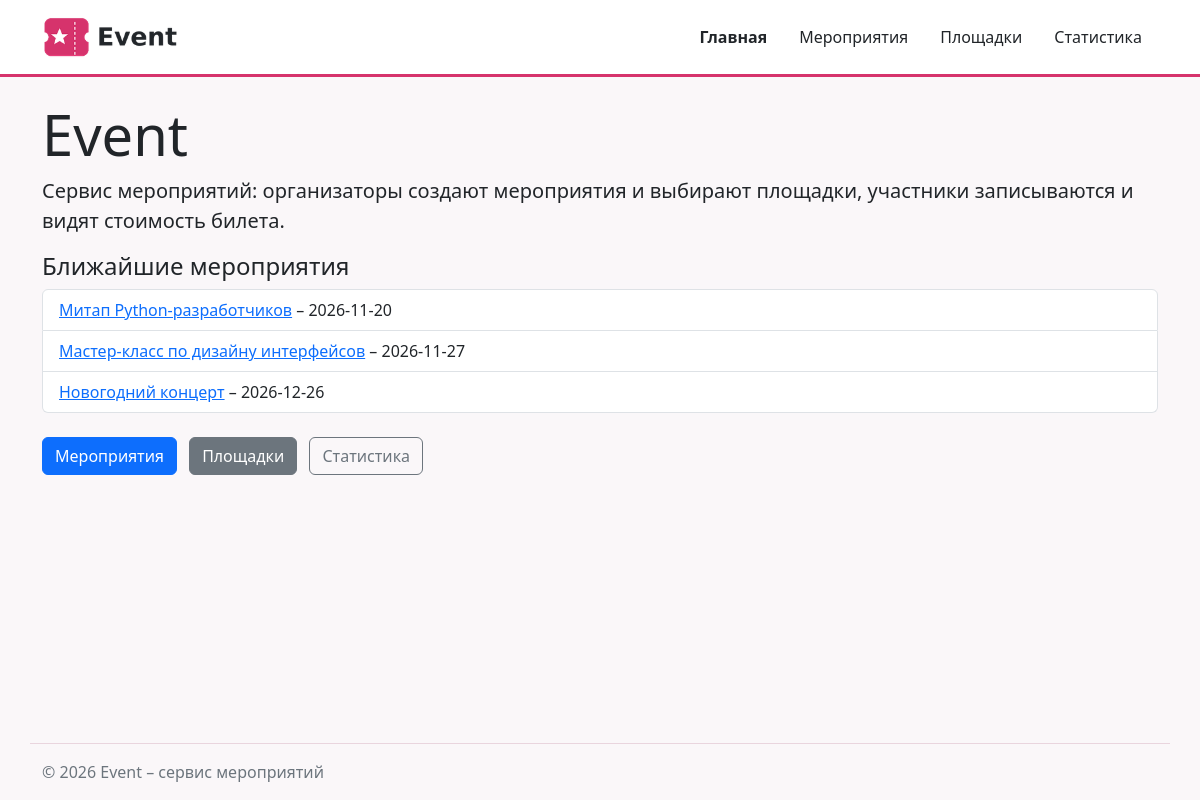
The page / on the database its author committed.
### homepage/views.py (the view)
# urls.py: path("", views.index, name="index"),
def index(request):
    context = {
        "upcoming_events": fetch_all(UPCOMING_EVENTS_SQL),
    }
    return render(request, "homepage/index.html", context)

### db/database.py (called while the page is built)
def get_connection(db_path: Path = DB_PATH) -> sqlite3.Connection:
    conn = sqlite3.connect(db_path)
    conn.row_factory = sqlite3.Row
    conn.execute("PRAGMA foreign_keys = ON")
    return conn

def fetch_all(query: str, params: tuple = ()) -> list:
    conn = get_connection()
    try:
        return conn.execute(query, params).fetchall()
    finally:
        conn.close()

### homepage/templates/homepage/index.html (shortened to what this page needs)
{% extends "base.html" %}
{% block content %}
  <h1 class="display-4">Event</h1>
  <p class="lead">
    Сервис мероприятий: организаторы создают мероприятия и выбирают
    площадки, участники записываются и видят стоимость билета.
  </p>
  <h2 class="h4">Ближайшие мероприятия</h2>
  <ul class="list-group mb-4">
    {% for event in upcoming_events %}
      <li class="list-group-item">
        <a href="{% url 'events:detail' event.id %}">{{ event.title }}</a>
        – {{ event.event_date }}
      </li>
    {% empty %}
      <li class="list-group-item">Запланированных мероприятий нет.</li>
    {% endfor %}
  </ul>
  <a href="{% url 'events:list' %}" class="btn btn-primary me-2">
    Мероприятия
  </a>
  <a href="{% url 'venues:list' %}" class="btn btn-secondary me-2">
    Площадки
  </a>
  <a href="{% url 'events:statistics' %}" class="btn btn-outline-secondary">
    Статистика
  </a>
{% endblock %}

### homepage/static/homepage/css/style.css (style rules this page uses)
body { min-height: 100vh; display: flex; flex-direction: column; background-color: #faf7f9; }

### rows shown on the page
events: title "Митап Python-разработчиков", event_date "2026-11-20"
events: title "Мастер-класс по дизайну интерфейсов", event_date "2026-11-27"
events: title "Новогодний концерт", event_date "2026-12-26"
